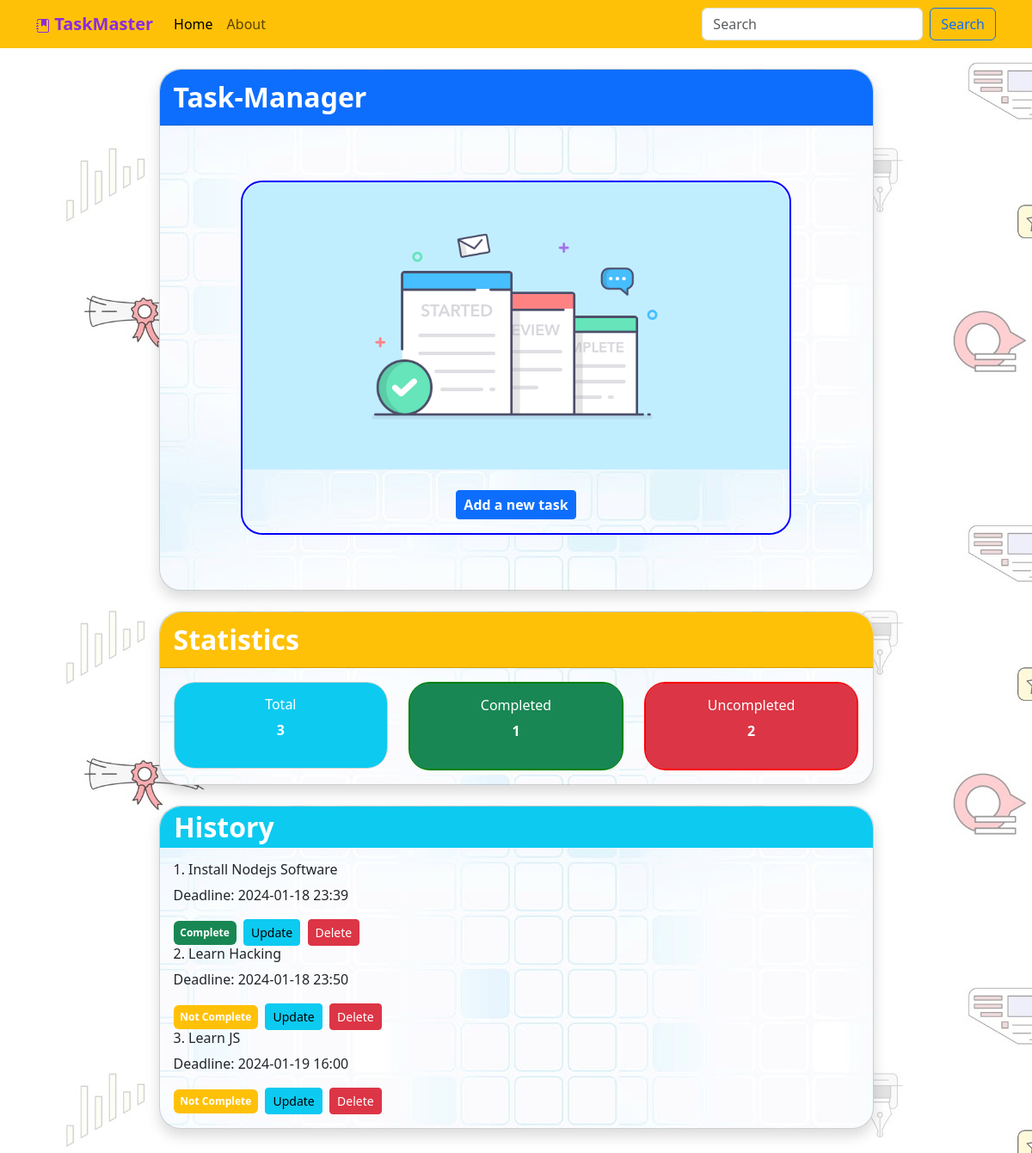
Before: / with the older database file.
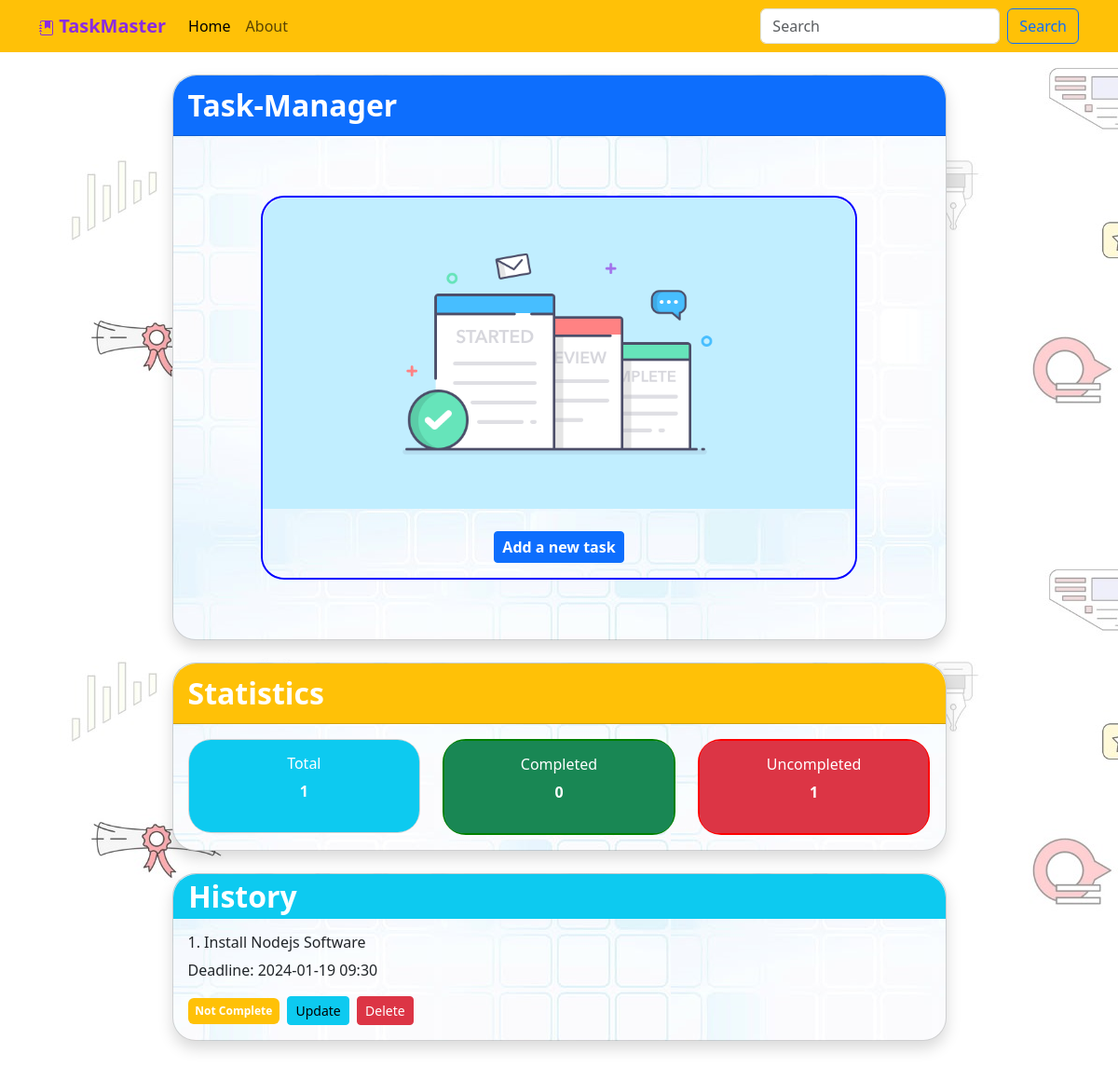
After: the same page with the newer database file.
### app.py (models this page shows)
class Todo(db.Model):
    id = db.Column(db.Integer, primary_key=True)
    title = db.Column(db.String(100))
    email = db.Column(db.String(100))
    deadline = db.Column(db.DateTime)
    complete = db.Column(db.Boolean)

### app.py (the view)
@app.route('/')
def index():
    todo_list = Todo.query.all()
    total_todo = Todo.query.count()
    completed_todo = Todo.query.filter_by(complete=True).count()
    uncompleted_todo = total_todo - completed_todo
    return render_template('index.html', **locals())

### templates/index.html (shortened to what this page needs)
{% extends 'partials/base.html' %}
{% block content %}
<!DOCTYPE html>
  <html>
    <body background="{{ url_for('static', filename='img1.jpg') }}">
      <div class="container">
        <div class="row justify-content-center align-items-center">
          <div class="col-md-9 mb-4">
            <div class="card shadow"  style="border-radius: 25px; background-image: url('{{ url_for('static', filename='img2.jpg') }}');">
              <div class="card-header bg-primary text-white" style="font-size:xx-large; font-weight: bolder; border-top-left-radius: 25px; border-top-right-radius: 25px;">Task-Manager</div>
              <div class="card-body" align="center">
                  <div class="card mt-5 mb-5" style="width: 40rem; border: solid 2px blue; border-radius: 25px;">
                    <img class="card-img-top" style="border-top-left-radius: 25px; border-top-right-radius: 25px;" src="{{ url_for('static', filename='Image.png') }}" alt="Card image cap">
                    <div class="card-body"  style="border-bottom-left-radius: 25px; border-bottom-right-radius: 25px; background-image: url('{{ url_for('static', filename='img2.jpg') }}');">
                        <form action="/add" method="post"><input class="btn btn-primary mt-2 btn-sm" style="font-size: medium; font-weight:600;" align="center" type="submit" value="Add a new task" /></form>
                    </div>
                  </div>
              </div>
            </div>
          </div>
          <div class="col-md-9">
            <div class="card shadow" style="border-radius: 25px; background-image: url('{{ url_for('static', filename='img2.jpg') }}');">
              <div class="card-header bg-warning text-white" style="font-size:xx-large; font-weight: bolder; border-top-left-radius: 25px; border-top-right-radius: 25px;">Statistics</div>
              <div class="card-body">
                <div class="row">
                  <div class="col-md-4">
                    <div class="card" style=" border-radius: 25px;">
                      <div class="card-body text-white bg-info text-center" style="border-radius: 23px; font-weight: bolder;">
                        <h6>Total</h6>
                        <p class="text-center">{{ total_todo }}</p>
                      </div>
                    </div>
                  </div>
                  <div class="col-md-4">
                    <div class="card" style="border: solid 2px green; border-radius: 25px;">
                      <div class="card-body text-white bg-success text-center" style="border-radius: 20px; font-weight: bolder;">
                        <h6>Completed</h6>
                        <p class="text-center">{{ completed_todo }}</p>
                      </div>
                    </div>
                  </div>
                  <div class="col-md-4">
                    <div class="card" style="border: solid 2px red; border-radius: 25px;">
                      <div class="card-body text-white bg-danger text-center" style="border-radius: 20px; font-weight: bolder;">
                        <h6>Uncompleted</h6>
                        <p class="text-center">{{ uncompleted_todo }}</p>
                      </div>
                    </div>
                  </div>
                </div>
              </div>
            </div>
          </div>
        </div>
        <br/>
        <div class="row  justify-content-center align-items-center">
          <div class="col-md-9 mb-5">
            <div class="card shadow" style="border-radius: 25px; background-image: url('{{ url_for('static', filename='img2.jpg') }}');">
              <div class="card- bg-info text-white" style="font-size:xx-large; font-weight: bolder; border-top-left-radius: 25px; border-top-right-radius: 25px;">&nbsp;&nbsp;History</div>
              <div class="card-body">
                {% for todo in todo_list %}
                <div class="col-md-8">
                  <h6>{{ loop.index }}. {{ todo.title }}</h6>
                  <p>Deadline: {{ todo.deadline.strftime("%Y-%m-%d %H:%M") }}</p>
                </div>
                <div class="col-md-4">
                  {% if todo.complete == False %}
                  <span class="badge bg-warning pt-2 pb-2">Not Complete</span>
                  {% else %}
                  <span class="badge bg-success pt-2 pb-2">Complete</span>
                  {% endif %}
                  &nbsp;<a class="btn btn-info btn-sm" href="{{ url_for('update', todo_id=todo.id) }}">Update</a>
                  &nbsp;<a class="btn btn-danger btn-sm" href="{{ url_for('delete', todo_id=todo.id) }}">Delete</a>
                </div>
                {% endfor %}
              </div>
            </div>
          </div>
        </div>
      </div>
    </body>
  </html>
{% endblock %}

### templates/partials/base.html (shortened to what this page needs)
<!DOCTYPE html>
<html lang="en">
<head>
    <link rel="stylesheet" href="https://cdn.jsdelivr.net/npm/bootstrap@5.3.2/dist/css/bootstrap.min.css">
</head>
<body>
    {% include 'navbar.html' %} <br/>
    {% block content %}{% endblock %}
</body>
</html>

### templates/navbar.html (shortened to what this page needs)
<nav class="navbar navbar-expand-lg navbar-warning bg-warning">
  <div class="container">
    <a class="navbar-brand" href="{{ url_for('index') }}" style="font-weight: bolder; color: blueviolet;">&nbsp;TaskMaster</a>
    <div class="collapse navbar-collapse" id="navbarSupportedContent">
      <ul class="navbar-nav me-auto mb-2 mb-lg-0">
        <li class="nav-item">
          <a class="nav-link active" aria-current="page" href="{{ url_for('index') }}">Home</a>
        </li>
        <li class="nav-item">
          <a class="nav-link" href="{{ url_for('about') }}">About</a>
        </li>
      </ul>
      <ul class="navbar-nav ml-auto">
        <form class="d-flex" role="search" method="GET" action="{{ url_for('search') }}">
          <input class="form-control me-2" type="search" placeholder="Search" aria-label="Search" name="query">
          <button class="btn btn-outline-primary" type="submit">Search</button>
        </form>
      </ul>
    </div>
  </div>
</nav>

Changed rows visible on the page:
removed Todo: title "Learn Hacking", deadline "2024-01-18 23:50", complete "Not Complete"
removed Todo: title "Learn JS", deadline "2024-01-19 16:00", complete "Not Complete"
changed Todo "Install Nodejs Software": deadline "2024-01-18 23:39" → "2024-01-19 09:30"; complete "Complete" → "Not Complete"
Other visible differences:
{{ total_todo }}: "3" → "1"
{{ completed_todo }}: "1" → "0"
{{ uncompleted_todo }}: "2" → "1"
